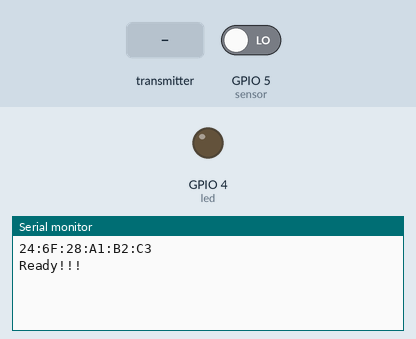
This sketch was run on a simulated ESP8266 (NodeMCU). Shown: output pins drawn as LEDs (lit = HIGH), the last lines printed to the serial monitor. The test bench sets the inputs (shaded band); at power-on: GPIO 5 (sensor) LOW.

Above: at 1.2 s.
1.3 s: the transmitter starts sending id = 0
At 1.58 s:
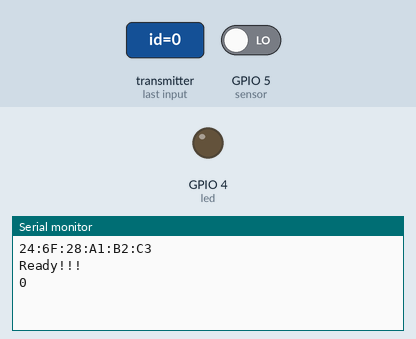
4.3 s: the transmitter starts sending value = 256
At 4.58 s:
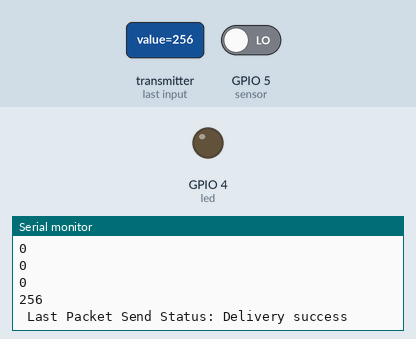

Measured:
- after the input at 1.3 s, the serial monitor: prints a new line at once (image 1)
- after the input at 4.3 s, the serial monitor: prints a new line at once (image 2)

The sketch:

Node_recive.ino
```cpp
#include <ESP8266WiFi.h>
#include <espnow.h>
#include <Adafruit_Sensor.h>
#define sensor  5   //D1
#define led     4   //D2
#define ID      6

uint8_t hostAddress[] = {0x3C, 0x61, 0x05, 0x64, 0xFE, 0x00};
uint8_t thisAddress[] = {0x78, 0x21, 0x84, 0x79, 0x79, 0x22};


unsigned long time_out = 0;
unsigned long time_start = 0;

// Variable to store if sending data was successful
String success;
typedef struct struct_message {
    int id;
    int value;
} struct_message;
struct_message sending_data;
struct_message recei_data;

// Callback when data is sent
void OnDataSent(uint8_t *mac_addr, uint8_t sendStatus) {
    Serial.print(" Last Packet Send Status: ");
    if (sendStatus == 0)  Serial.println("Delivery success");
    else                  Serial.println("Delivery fail");
}

// Callback when data is received
void OnDataRecv(uint8_t * mac, uint8_t *incomingData, uint8_t len) {
    memcpy(&recei_data, incomingData, sizeof(recei_data));
    digitalWrite(led, HIGH);
    time_start = millis();
    time_out = time_start + 100 * recei_data.value;
    Serial.println(recei_data.value);
}


void setup() {
    pinMode(led, OUTPUT);
    Serial.begin(115200);
    WiFi.mode(WIFI_STA);
    for(int i = 0; i<6; i++)
      thisAddress[i] = hostAddress[i];
    thisAddress[5] = 17*ID;
    wifi_set_macaddr(STATION_IF, &thisAddress[0]);
    Serial.println(WiFi.macAddress());
    WiFi.disconnect();

    // Init ESP-NOW
    if (esp_now_init() != 0) {
        Serial.println("Error initializing ESP-NOW");
        return;
    }

    // Set ESP-NOW Role
    esp_now_set_self_role(ESP_NOW_ROLE_COMBO);
    esp_now_register_send_cb(OnDataSent);
    esp_now_add_peer(hostAddress, ESP_NOW_ROLE_COMBO, ID, NULL, 0);
    esp_now_register_recv_cb(OnDataRecv);
    sending_data.id = ID;
    Serial.println("Ready!!!");
}

void loop() {
    while(millis() < time_out){
        if(!digitalRead(sensor)){
        // if(true){
            sending_data.value = int((millis() - time_start)/100);
            esp_now_send(hostAddress, (uint8_t *) &sending_data, sizeof(sending_data));
            time_out = millis();
            break;
        }
        delay(1);
    }
    digitalWrite(led, LOW);
    delay(1);
}
```
